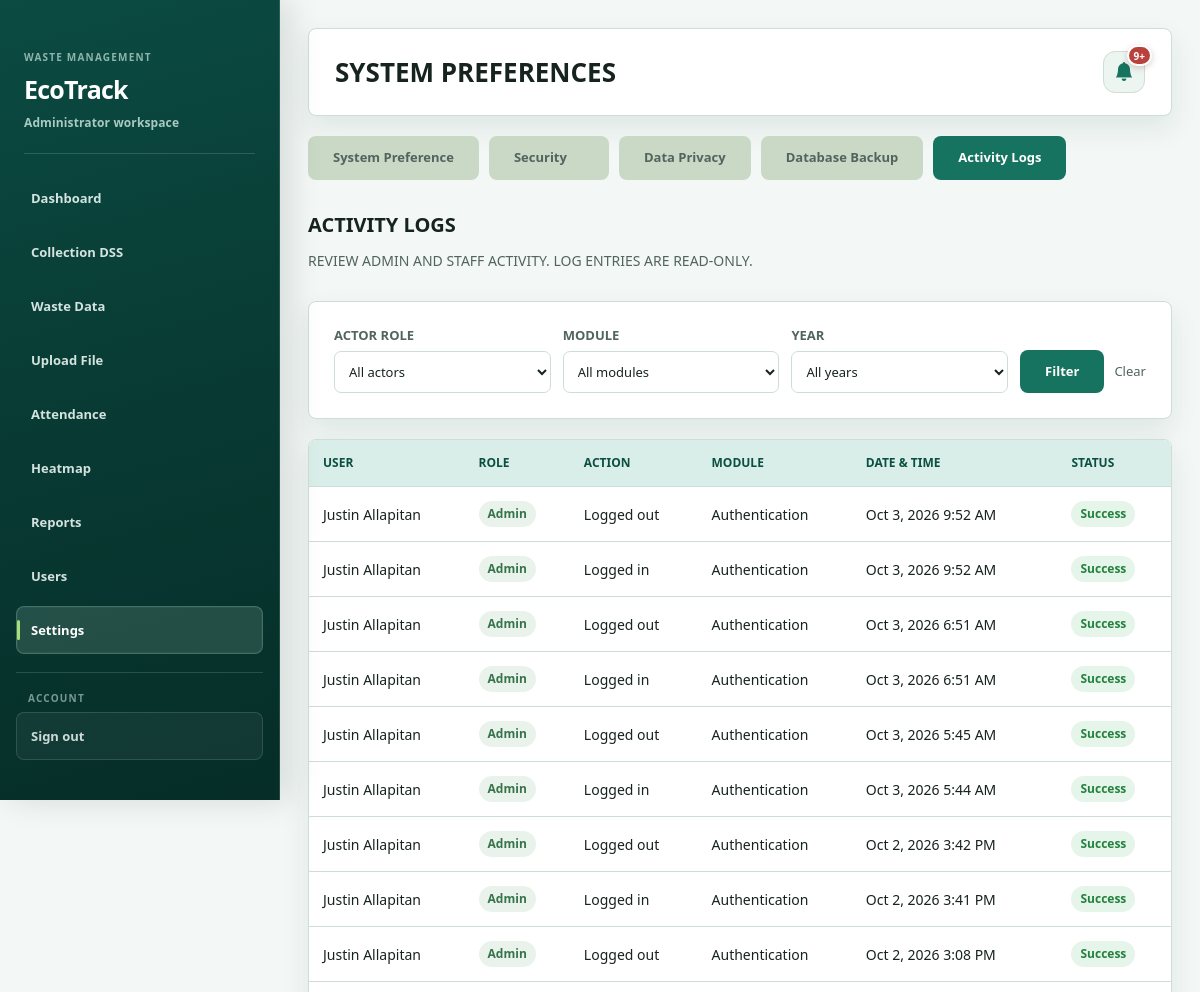
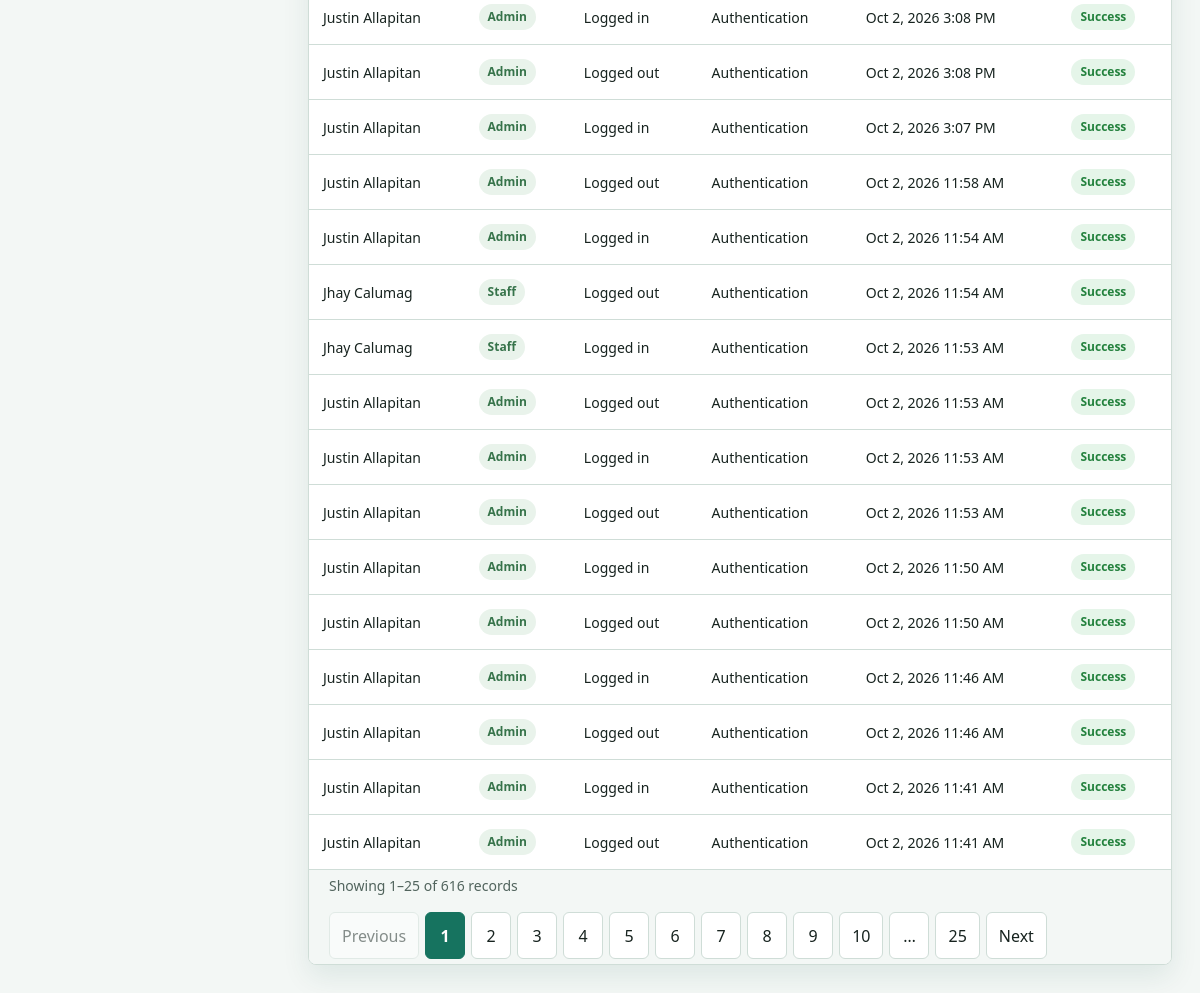
/admin_system_settings.php?tab=activity_logs (signed in), run on the app's committed database (2 pictures, top to bottom).
### tables this page shows
CREATE TABLE `activity_logs` (
  `id` int(11) NOT NULL AUTO_INCREMENT,
  `user_id` int(11) DEFAULT NULL,
  `user_name` varchar(150) NOT NULL,
  `user_role` varchar(50) NOT NULL,
  `action` varchar(150) NOT NULL,
  `module` varchar(100) NOT NULL,
  `status` enum('Success','Failed') NOT NULL DEFAULT 'Success',
  `created_at` timestamp NOT NULL DEFAULT current_timestamp(),
  PRIMARY KEY (`id`),
  KEY `idx_activity_logs_created_at` (`created_at`),
  KEY `idx_activity_logs_user_name` (`user_name`),
  KEY `idx_activity_logs_action_module` (`action`,`module`)
);

### admin_system_settings.php (called while the page is built, shortened)
<?php
require __DIR__ . '/system_settings.php';

### system_settings.php (the view, shortened to what this page needs)
<?php
$user_type = $_SESSION['user']['user_type'] ?? 'staff';
$settingsRoute = $user_type === 'staff' ? 'staff_settings.php' : 'admin_system_settings.php';
$conn = getDBConnection();
function normalizeActivityLogYear($value)
{
    $value = trim((string)$value);
    return preg_match('/^(?:19|20)\d{2}$/', $value) ? $value : '';
}
function normalizeActivityLogRole($value)
{
    $value = strtolower(trim((string)$value));
    return in_array($value, ['admin', 'staff'], true) ? ucfirst($value) : '';
}
$current_tab = $_GET['tab'] ?? 'preferences';
$activityModule = trim($_GET['activity_module'] ?? '');
$activityYear = normalizeActivityLogYear($_GET['activity_year'] ?? '');
$activityRole = normalizeActivityLogRole($_GET['activity_role'] ?? '');
$activityPageSize = 25;
$requestedActivityPage = filter_input(INPUT_GET, 'activity_page', FILTER_VALIDATE_INT, ['options' => ['min_range' => 1]]) ?: 1;
$activityLogs = [];
$activityTotalCount = 0;
$activityTotalPages = 1;
$activityCurrentPage = 1;
$activityRangeStart = 0;
$activityRangeEnd = 0;
$activityWindowStart = 1;
$activityWindowEnd = 1;
$activityError = '';
if ($current_tab === 'activity_logs' && $user_type === 'admin') {
    $activityParams = [];
    try {
        $activityCountSql = 'SELECT COUNT(*) FROM activity_logs';
        $activityCountStmt = $conn->prepare($activityCountSql);
        $activityCountStmt->execute($activityParams);
        $activityTotalCount = (int)$activityCountStmt->fetchColumn();
        $activityTotalPages = max(1, (int)ceil($activityTotalCount / $activityPageSize));
        $activityCurrentPage = min($requestedActivityPage, $activityTotalPages);
        $activityOffset = ($activityCurrentPage - 1) * $activityPageSize;
        $activitySql = 'SELECT user_name, user_role, action, module, created_at, status FROM activity_logs';
        $activitySql .= ' ORDER BY created_at DESC, id DESC LIMIT ' . $activityPageSize . ' OFFSET ' . $activityOffset;
        $activityStmt = $conn->prepare($activitySql);
        $activityStmt->execute($activityParams);
        $activityLogs = $activityStmt->fetchAll();
    } catch (PDOException $e) {
        $activityError = 'Activity logs could not be loaded.';
    }
}
$activityPaginationParams = array_filter([
    'tab' => 'activity_logs',
    'activity_role' => $activityRole,
    'activity_module' => $activityModule,
    'activity_year' => $activityYear,
], static function ($value) {
    return $value !== '';
});
$activityPageUrl = static function ($page) use ($activityPaginationParams, $settingsRoute) {
    return $settingsRoute . '?' . http_build_query(array_merge($activityPaginationParams, ['activity_page' => $page]));
};
if ($activityTotalCount > 0) {
    $activityRangeStart = (($activityCurrentPage - 1) * $activityPageSize) + 1;
    $activityRangeEnd = min($activityCurrentPage * $activityPageSize, $activityTotalCount);
    $activityWindowStart = max(1, min($activityCurrentPage - 4, max(1, $activityTotalPages - 9)));
    $activityWindowEnd = min($activityTotalPages, $activityWindowStart + 9);
}
?>
<!DOCTYPE html>
<html lang="en">
<head>
    <?php include 'includes/theme_head.php'; ?>
    <link rel="stylesheet" href="assets/css/ecotrack-theme.css">
</head>
<body>
    <?php $active_page = $settingsRoute;
include 'includes/sidebar.php'; ?>
    <div class="main-content">
        <div class="header">
            <h1>SYSTEM PREFERENCES</h1>
            <div class="header-icons">
                <?php include 'includes/notification_bell.php'; ?>
            </div>
        </div>
        <div class="tab-nav">
            <a href="?tab=preferences" class="tab-btn <?php echo $current_tab == 'preferences' ? 'active' : ''; ?>">System Preference</a>
            <a href="?tab=security" class="tab-btn <?php echo $current_tab == 'security' ? 'active' : ''; ?>">Security</a>
            <a href="?tab=privacy" class="tab-btn <?php echo $current_tab == 'privacy' ? 'active' : ''; ?>">Data Privacy</a>
            <?php if ($user_type === 'admin'): ?><a href="?tab=backups" class="tab-btn <?php echo $current_tab == 'backups' ? 'active' : ''; ?>">Database Backup</a><?php endif; ?>
            <?php if ($user_type === 'admin'): ?><a href="?tab=activity_logs" class="tab-btn <?php echo $current_tab == 'activity_logs' ? 'active' : ''; ?>">Activity Logs</a><?php endif; ?>
        </div>
        <?php if ($user_type === 'admin'): ?><div class="tab-content <?php echo $current_tab == 'activity_logs' ? 'active' : ''; ?>" id="activity_logs">
            <div class="section-title">ACTIVITY LOGS</div>
            <div class="section-desc">REVIEW ADMIN AND STAFF ACTIVITY. LOG ENTRIES ARE READ-ONLY.</div>
            <form method="get" action="<?php echo $settingsRoute; ?>" class="settings-card activity-filter">
                <div><label for="activity_role">Actor role</label><select id="activity_role" name="activity_role"><option value="">All actors</option></select></div>
                <div><label for="activity_module">Module</label><select id="activity_module" name="activity_module"><option value="">All modules</option></select></div>
                <div><label for="activity_year">Year</label><select id="activity_year" name="activity_year"><option value="">All years</option></select></div>
                <div class="activity-filter-actions"><button type="submit" class="btn btn-green">Filter</button><a class="activity-clear" href="<?php echo $settingsRoute; ?>?tab=activity_logs">Clear</a></div>
            </form>
            <div class="settings-card" style="padding: 0; overflow: hidden;">
                <?php if ($activityError): ?><div class="activity-empty"><?php echo htmlspecialchars($activityError); ?></div>
                <?php elseif (!$activityLogs): ?><div class="activity-empty">No activity logs match the selected filters.</div>
                <?php else: ?><div class="activity-table-wrap"><table class="activity-table"><thead><tr><th>User</th><th>Role</th><th>Action</th><th>Module</th><th>Date &amp; Time</th><th>Status</th></tr></thead><tbody>
                    <?php foreach ($activityLogs as $log): ?><tr><td><?php echo htmlspecialchars($log['user_name']); ?></td><td><span class="activity-role"><?php echo htmlspecialchars(ucfirst($log['user_role'])); ?></span></td><td><?php echo htmlspecialchars($log['action']); ?></td><td><?php echo htmlspecialchars($log['module']); ?></td><td><?php echo htmlspecialchars(date('M j, Y g:i A', strtotime($log['created_at']))); ?></td><td><span class="activity-status <?php echo $log['status'] === 'Success' ? 'activity-success' : 'activity-failed'; ?>"><?php echo htmlspecialchars($log['status']); ?></span></td></tr><?php endforeach; ?>
                </tbody></table></div>
                <nav class="activity-pagination" aria-label="Activity Log pages">
                    <span class="activity-pagination-summary">Showing <?php echo $activityRangeStart; ?>–<?php echo $activityRangeEnd; ?> of <?php echo $activityTotalCount; ?> records</span>
                    <div class="activity-pagination-links">
                        <?php if ($activityCurrentPage > 1): ?><a href="<?php echo htmlspecialchars($activityPageUrl($activityCurrentPage - 1)); ?>" rel="prev">Previous</a><?php else: ?><span class="disabled">Previous</span><?php endif; ?>
                        <?php for ($activityPage = $activityWindowStart; $activityPage <= $activityWindowEnd; $activityPage++): ?>
                            <?php if ($activityPage === $activityCurrentPage): ?><span class="active" aria-current="page"><?php echo $activityPage; ?></span><?php else: ?><a href="<?php echo htmlspecialchars($activityPageUrl($activityPage)); ?>"><?php echo $activityPage; ?></a><?php endif; ?>
                        <?php endfor; ?>
                        <?php if ($activityWindowEnd < $activityTotalPages): ?><span>…</span><a href="<?php echo htmlspecialchars($activityPageUrl($activityTotalPages)); ?>"><?php echo $activityTotalPages; ?></a><?php endif; ?>
                        <?php if ($activityCurrentPage < $activityTotalPages): ?><a href="<?php echo htmlspecialchars($activityPageUrl($activityCurrentPage + 1)); ?>" rel="next">Next</a><?php else: ?><span class="disabled">Next</span><?php endif; ?>
                    </div>
                </nav><?php endif; ?>
            </div>
        </div>
        <?php endif; ?>
    </div>
</body>
</html>

### data on the page
activity_logs: user_name "Justin Allapitan", user_role "Admin", action "Logged out", module "Authentication", created_at "Oct 3, 2026 9:52 AM", status "Success"
activity_logs: user_name "Justin Allapitan", user_role "Admin", action "Logged in", module "Authentication", created_at "Oct 3, 2026 9:52 AM", status "Success"
activity_logs: user_name "Justin Allapitan", user_role "Admin", action "Logged out", module "Authentication", created_at "Oct 3, 2026 6:51 AM", status "Success"
activity_logs: user_name "Justin Allapitan", user_role "Admin", action "Logged in", module "Authentication", created_at "Oct 3, 2026 6:51 AM", status "Success"
activity_logs: user_name "Justin Allapitan", user_role "Admin", action "Logged out", module "Authentication", created_at "Oct 3, 2026 5:45 AM", status "Success"
activity_logs: user_name "Justin Allapitan", user_role "Admin", action "Logged in", module "Authentication", created_at "Oct 3, 2026 5:44 AM", status "Success"
activity_logs: user_name "Justin Allapitan", user_role "Admin", action "Logged out", module "Authentication", created_at "Oct 2, 2026 3:42 PM", status "Success"
activity_logs: user_name "Justin Allapitan", user_role "Admin", action "Logged in", module "Authentication", created_at "Oct 2, 2026 3:41 PM", status "Success"
activity_logs: user_name "Justin Allapitan", user_role "Admin", action "Logged out", module "Authentication", created_at "Oct 2, 2026 3:08 PM", status "Success"
activity_logs: user_name "Justin Allapitan", user_role "Admin", action "Logged in", module "Authentication", created_at "Oct 2, 2026 3:08 PM", status "Success"
activity_logs: user_name "Justin Allapitan", user_role "Admin", action "Logged out", module "Authentication", created_at "Oct 2, 2026 3:08 PM", status "Success"
activity_logs: user_name "Justin Allapitan", user_role "Admin", action "Logged in", module "Authentication", created_at "Oct 2, 2026 3:07 PM", status "Success"
activity_logs: user_name "Justin Allapitan", user_role "Admin", action "Logged out", module "Authentication", created_at "Oct 2, 2026 11:58 AM", status "Success"
activity_logs: user_name "Justin Allapitan", user_role "Admin", action "Logged in", module "Authentication", created_at "Oct 2, 2026 11:54 AM", status "Success"
activity_logs: user_name "Jhay Calumag", user_role "Staff", action "Logged out", module "Authentication", created_at "Oct 2, 2026 11:54 AM", status "Success"
activity_logs: user_name "Jhay Calumag", user_role "Staff", action "Logged in", module "Authentication", created_at "Oct 2, 2026 11:53 AM", status "Success"
activity_logs: user_name "Justin Allapitan", user_role "Admin", action "Logged out", module "Authentication", created_at "Oct 2, 2026 11:53 AM", status "Success"
activity_logs: user_name "Justin Allapitan", user_role "Admin", action "Logged in", module "Authentication", created_at "Oct 2, 2026 11:53 AM", status "Success"
activity_logs: user_name "Justin Allapitan", user_role "Admin", action "Logged out", module "Authentication", created_at "Oct 2, 2026 11:53 AM", status "Success"
activity_logs: user_name "Justin Allapitan", user_role "Admin", action "Logged in", module "Authentication", created_at "Oct 2, 2026 11:50 AM", status "Success"
activity_logs: user_name "Justin Allapitan", user_role "Admin", action "Logged out", module "Authentication", created_at "Oct 2, 2026 11:50 AM", status "Success"
activity_logs: user_name "Justin Allapitan", user_role "Admin", action "Logged in", module "Authentication", created_at "Oct 2, 2026 11:46 AM", status "Success"
activity_logs: user_name "Justin Allapitan", user_role "Admin", action "Logged out", module "Authentication", created_at "Oct 2, 2026 11:46 AM", status "Success"
activity_logs: user_name "Justin Allapitan", user_role "Admin", action "Logged in", module "Authentication", created_at "Oct 2, 2026 11:41 AM", status "Success"
activity_logs: user_name "Justin Allapitan", user_role "Admin", action "Logged out", module "Authentication", created_at "Oct 2, 2026 11:41 AM", status "Success"

### other printed values
$sidebarWorkspaceLabel "Administrator workspace"
$item['text'] "Dashboard"
$item['text'] "Collection DSS"
$item['text'] "Waste Data"
$item['text'] "Upload File"
$item['text'] "Attendance"
$item['text'] "Heatmap"
$item['text'] "Reports"
$item['text'] "Users"
$item['text'] "Settings"
$activityRangeStart "1"
$activityRangeEnd "25"
$activityTotalCount "616"
$activityTotalPages "25"
